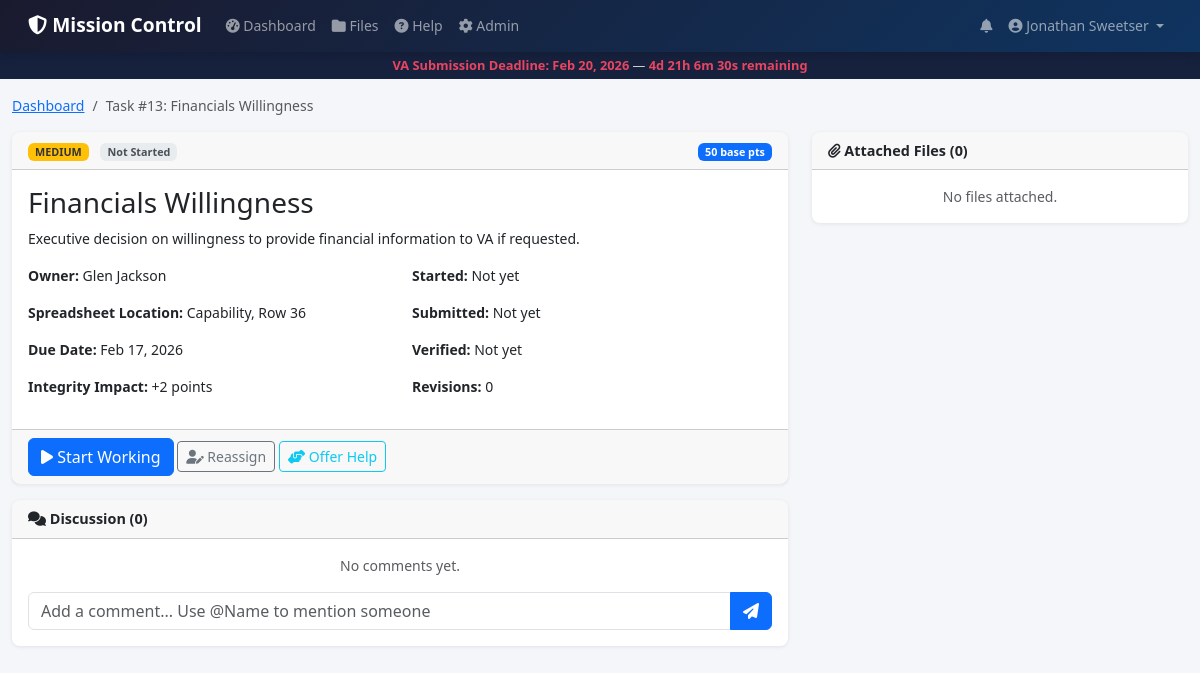
Page /task/13 (signed in) on the committed database.
### models.py (models this page shows, shortened)
class User(UserMixin, db.Model):
    __tablename__ = 'users'
    id = db.Column(db.Integer, primary_key=True)
    email = db.Column(db.String(120), unique=True, nullable=False)
    password_hash = db.Column(db.String(256), nullable=False)
    name = db.Column(db.String(100), nullable=False)
    role = db.Column(db.String(20), default='user')  # 'superadmin' or 'user'
    character_class = db.Column(db.String(50), nullable=True)
    character_title = db.Column(db.String(100), nullable=True)
    special_ability = db.Column(db.String(200), nullable=True)
    points = db.Column(db.Integer, default=0)
    level = db.Column(db.Integer, default=1)
    streak_days = db.Column(db.Integer, default=0)
    last_active_date = db.Column(db.String(10), nullable=True)
    first_login_complete = db.Column(db.Boolean, default=False)
    created_at = db.Column(db.DateTime, default=lambda: datetime.now(timezone.utc))
    tasks = db.relationship('Task', backref='owner', lazy=True, foreign_keys='Task.owner_id')
    comments = db.relationship('Comment', backref='author', lazy=True)
    notifications = db.relationship('Notification', backref='user', lazy=True)
    points_log = db.relationship('PointsLog', backref='user', lazy=True)
    @property
    def is_superadmin(self):
        return self.role == 'superadmin'

class Task(db.Model):
    __tablename__ = 'tasks'
    id = db.Column(db.Integer, primary_key=True)
    task_number = db.Column(db.Integer, nullable=False)  # 1-17
    title = db.Column(db.String(200), nullable=False)
    description = db.Column(db.Text, nullable=True)
    spreadsheet_location = db.Column(db.String(100), nullable=True)
    priority = db.Column(db.String(20), default='medium')  # critical, high, medium, low
    owner_id = db.Column(db.Integer, db.ForeignKey('users.id'), nullable=True)
    status = db.Column(db.String(20), default='not_started')  # not_started, in_progress, submitted, verified, closed
    due_date = db.Column(db.DateTime, nullable=True)
    points_value = db.Column(db.Integer, default=50)
    quality_score = db.Column(db.Integer, nullable=True)  # 0-100, set by superadmin
    revision_count = db.Column(db.Integer, default=0)
    integrity_impact = db.Column(db.Integer, default=0)  # points added to integrity score
    created_at = db.Column(db.DateTime, default=lambda: datetime.now(timezone.utc))
    started_at = db.Column(db.DateTime, nullable=True)
    submitted_at = db.Column(db.DateTime, nullable=True)
    verified_at = db.Column(db.DateTime, nullable=True)
    completion_notes = db.Column(db.Text, nullable=True)
    verification_notes = db.Column(db.Text, nullable=True)
    submitted_by = db.Column(db.Integer, db.ForeignKey('users.id'), nullable=True)
    verified_by = db.Column(db.Integer, db.ForeignKey('users.id'), nullable=True)
    dependencies = db.relationship('Task',
        secondary=task_dependencies,
        primaryjoin=(id == task_dependencies.c.task_id),
        secondaryjoin=(id == task_dependencies.c.depends_on_id),
        backref='dependents',
        lazy=True
    )
    comments = db.relationship('Comment', backref='task', lazy=True, order_by='Comment.created_at')
    files = db.relationship('File', backref='task', lazy=True)
    @property
    def is_blocked(self):
        for dep in self.dependencies:
            if dep.status not in ('submitted', 'verified', 'closed'):
                return True
        return False
    @property
    def base_points(self):
        pts = {'critical': 100, 'high': 75, 'medium': 50, 'low': 25}
        return pts.get(self.priority, 25)

### app.py (the view)
@app.route('/task/<int:task_id>')
@login_required
def task_detail(task_id):
    task = Task.query.get_or_404(task_id)
    comments = Comment.query.filter_by(task_id=task_id).order_by(Comment.created_at.asc()).all()
    files = File.query.filter_by(task_id=task_id).order_by(File.created_at.desc()).all()
    help_requests = HelpRequest.query.filter_by(task_id=task_id).all()
    users = User.query.all()
    return render_template('task_detail.html',
                    task=task,
                    comments=comments,
                    files=files,
                    help_requests=help_requests,
                    users=users)

### app.py (called while the page is built)
@login_manager.user_loader
def load_user(user_id):
    return User.query.get(int(user_id))

def get_acting_user():
    clone_id = session.get('clone_user_id')
    if clone_id and current_user.is_superadmin:
        cloned = User.query.get(clone_id)
        if cloned:
            return cloned
    return current_user

@app.context_processor
def inject_globals():
    if current_user.is_authenticated:
        unread_count = Notification.query.filter_by(user_id=current_user.id, read=False).count()
        acting = get_acting_user()
        is_cloning = session.get('clone_user_id') is not None and current_user.is_superadmin
        active_announcements = Announcement.query.filter_by(active=True).order_by(
            Announcement.created_at.desc()).limit(3).all()
        return {
            'unread_count': unread_count,
            'acting_user': acting,
            'is_cloning': is_cloning,
            'announcements': active_announcements,
            'character_classes': CHARACTER_CLASSES,
            'deadline': datetime(2026, 2, 20, tzinfo=timezone.utc),
            'now': datetime.now(timezone.utc)
        }
    return {}

### templates/task_detail.html (shortened to what this page needs)
{% extends "base.html" %}
{% block content %}
<nav aria-label="breadcrumb">
    <ol class="breadcrumb">
        <li class="breadcrumb-item"><a href="{{ url_for('dashboard') }}">Dashboard</a></li>
        <li class="breadcrumb-item active">Task #{{ task.task_number }}: {{ task.title }}</li>
    </ol>
</nav>
<div class="row">
    <div class="col-lg-8">
        <div class="card mb-3">
            <div class="card-header d-flex justify-content-between align-items-center">
                <div>
                    <span class="badge priority-{{ task.priority }} me-2">{{ task.priority|upper }}</span>
                    <span class="badge status-{{ task.status }}">{{ task.status|replace('_', ' ')|title }}</span>
                </div>
                <div>
                    <span class="badge bg-primary">{{ task.base_points }} base pts</span>
                </div>
            </div>
            <div class="card-body">
                <h3>{{ task.title }}</h3>
                {% if task.description %}
                <p>{{ task.description }}</p>
                {% endif %}
                <div class="row mt-3">
                    <div class="col-md-6">
                    <p><strong>Owner:</strong> {{ task.owner.name if task.owner else 'Unassigned' }}</p>
                    <p><strong>Spreadsheet Location:</strong> {{ task.spreadsheet_location }}</p>
                    <p><strong>Due Date:</strong> {{ task.due_date.strftime('%b %d, %Y') if task.due_date else 'Feb 16-17, 2026' }}</p>
                    <p><strong>Integrity Impact:</strong> +{{ task.integrity_impact }} points</p>
                    </div>
                    <div class="col-md-6">
                    <p><strong>Started:</strong> {{ task.started_at.strftime('%b %d, %I:%M %p') if task.started_at else 'Not yet' }}</p>
                    <p><strong>Submitted:</strong> {{ task.submitted_at.strftime('%b %d, %I:%M %p') if task.submitted_at else 'Not yet' }}</p>
                    <p><strong>Verified:</strong> {{ task.verified_at.strftime('%b %d, %I:%M %p') if task.verified_at else 'Not yet' }}</p>
                    <p><strong>Revisions:</strong> {{ task.revision_count }}</p>
                    </div>
                </div>
            </div>
            <div class="card-footer">
                {% set acting = acting_user %}
                {% if task.status == 'not_started' and (task.owner_id == acting.id or current_user.is_superadmin) %}
                <form method="POST" action="{{ url_for('task_start', task_id=task.id) }}" class="d-inline">
                    <button type="submit" class="btn btn-primary" {% if task.is_blocked %}disabled title="Blocked by dependencies"{% endif %}>
                    <i class="fas fa-play"></i> Start Working
                    </button>
                </form>
                {% endif %}
                {% if current_user.is_superadmin %}
                <button type="button" class="btn btn-outline-secondary btn-sm" data-bs-toggle="modal" data-bs-target="#reassignModal">
                    <i class="fas fa-user-edit"></i> Reassign
                </button>
                {% endif %}
                {% if task.owner_id != acting.id %}
                <button type="button" class="btn btn-outline-info btn-sm" data-bs-toggle="modal" data-bs-target="#offerHelpModal">
                    <i class="fas fa-hands-helping"></i> Offer Help
                </button>
                {% else %}
                <button type="button" class="btn btn-outline-danger btn-sm" data-bs-toggle="modal" data-bs-target="#flagHelpModal">
                    <i class="fas fa-flag"></i> Flag for Help
                </button>
                {% endif %}
            </div>
        </div>
        <div class="card mb-3">
            <div class="card-header">
                <i class="fas fa-comments"></i> Discussion ({{ comments|length }})
            </div>
            <div class="card-body">
                {% if not comments %}
                <p class="text-muted text-center">No comments yet.</p>
                {% endif %}
                <form method="POST" action="{{ url_for('task_comment', task_id=task.id) }}" class="mt-3">
                    <div class="input-group">
                    <input type="text" name="content" class="form-control" placeholder="Add a comment... Use @Name to mention someone" required>
                    <button type="submit" class="btn btn-primary">
                    <i class="fas fa-paper-plane"></i>
                    </button>
                    </div>
                </form>
            </div>
        </div>
    </div>
    <div class="col-lg-4">
        <div class="card mb-3">
            <div class="card-header">
                <i class="fas fa-paperclip"></i> Attached Files ({{ files|length }})
            </div>
            <div class="card-body p-0">
                {% if not files %}
                <div class="p-3 text-muted text-center">No files attached.</div>
                {% endif %}
            </div>
        </div>
    </div>
</div>
{% endblock %}

### templates/base.html (shortened to what this page needs)
<!DOCTYPE html>
<html lang="en">
<head>
    <link href="https://cdn.jsdelivr.net/npm/bootstrap@5.3.0/dist/css/bootstrap.min.css" rel="stylesheet">
    <link href="https://cdnjs.cloudflare.com/ajax/libs/font-awesome/6.4.0/css/all.min.css" rel="stylesheet">
    <link href="{{ url_for('static', filename='css/style.css') }}" rel="stylesheet">
</head>
<body class="{% if focus|default(false) %}focus-mode{% endif %}">
    <nav class="navbar navbar-expand-lg navbar-dark">
        <div class="container-fluid">
            <a class="navbar-brand" href="{{ url_for('dashboard') }}">
                <i class="fas fa-shield-alt"></i> Mission Control
            </a>
            <div class="collapse navbar-collapse" id="navbarNav">
                <ul class="navbar-nav me-auto">
                    <li class="nav-item">
                        <a class="nav-link" href="{{ url_for('dashboard') }}"><i class="fas fa-tachometer-alt"></i> Dashboard</a>
                    </li>
                    <li class="nav-item">
                        <a class="nav-link" href="{{ url_for('file_library') }}"><i class="fas fa-folder"></i> Files</a>
                    </li>
                    <li class="nav-item">
                        <a class="nav-link" href="{{ url_for('help_page') }}"><i class="fas fa-question-circle"></i> Help</a>
                    </li>
                    {% if current_user.is_superadmin %}
                    <li class="nav-item">
                        <a class="nav-link" href="{{ url_for('admin_panel') }}"><i class="fas fa-cog"></i> Admin</a>
                    </li>
                    {% endif %}
                </ul>
                <ul class="navbar-nav">
                    <li class="nav-item position-relative">
                        <a class="nav-link" href="{{ url_for('notifications') }}">
                            <i class="fas fa-bell"></i>
                        </a>
                    </li>
                    <li class="nav-item dropdown">
                        <a class="nav-link dropdown-toggle" href="#" data-bs-toggle="dropdown">
                            <i class="fas fa-user-circle"></i> {{ current_user.name }}
                        </a>
                    </li>
                </ul>
            </div>
        </div>
    </nav>
    {% if not focus|default(false) %}
    <div class="deadline-bar">
        <strong>VA Submission Deadline: Feb 20, 2026</strong> — <span id="countdown">Loading...</span>
    </div>
    {% endif %}
    <main class="container-fluid py-3">
        {% block content %}{% endblock %}
    </main>
</body>
</html>

### static/css/style.css (style rules this page uses)
:root { --primary: #1a1a2e; --secondary: #16213e; --accent: #0f3460; --highlight: #e94560; --success: #28a745; --warning: #ffc107; --danger: #dc3545; --info: #17a2b8; --bg: #f4f6f9; --card-bg: #ffff; }
body { background-color: var(--bg); font-family: 'Segoe UI', system-ui, -apple-system, sans-serif; font-size: 14px; }
.navbar { background: linear-gradient(135deg, var(--primary), var(--accent)); box-shadow: 0 2px 10px rgba(0,0,0,0.2); padding: 0.4rem 1rem; }
.navbar-brand { font-weight: 700; font-size: 1.2rem; }
.deadline-bar { background: var(--secondary); color: #ccc; padding: 4px 1rem; font-size: 0.8rem; text-align: center; }
.deadline-bar strong { color: var(--highlight); }
#countdown { color: var(--highlight); font-weight: 700; }
.priority-medium { background-color: #ffc107; color: #333; }
.status-not_started { background-color: #e9ecef; color: #495057; }
.card { border: none; box-shadow: 0 1px 4px rgba(0,0,0,0.08); border-radius: 8px; }
.card-header { font-weight: 600; font-size: 0.9rem; border-radius: 8px 8px 0 0 !important; }

### rows in the picture
User: name "Jonathan Sweetser"
Task: task_number "13", title "Financials Willingness", priority "MEDIUM", status "Not Started", base_points "50", description "Executive decision on willingness to provide financial information to VA if requested.", spreadsheet_location "Capability, Row 36", due_date "Feb 17, 2026", integrity_impact "2", started_at "Not yet", submitted_at "Not yet", verified_at "Not yet", revision_count "0"
User: owner "Glen Jackson"

### other values in the picture
{{ comments|length }} "0"
{{ files|length }} "0"
